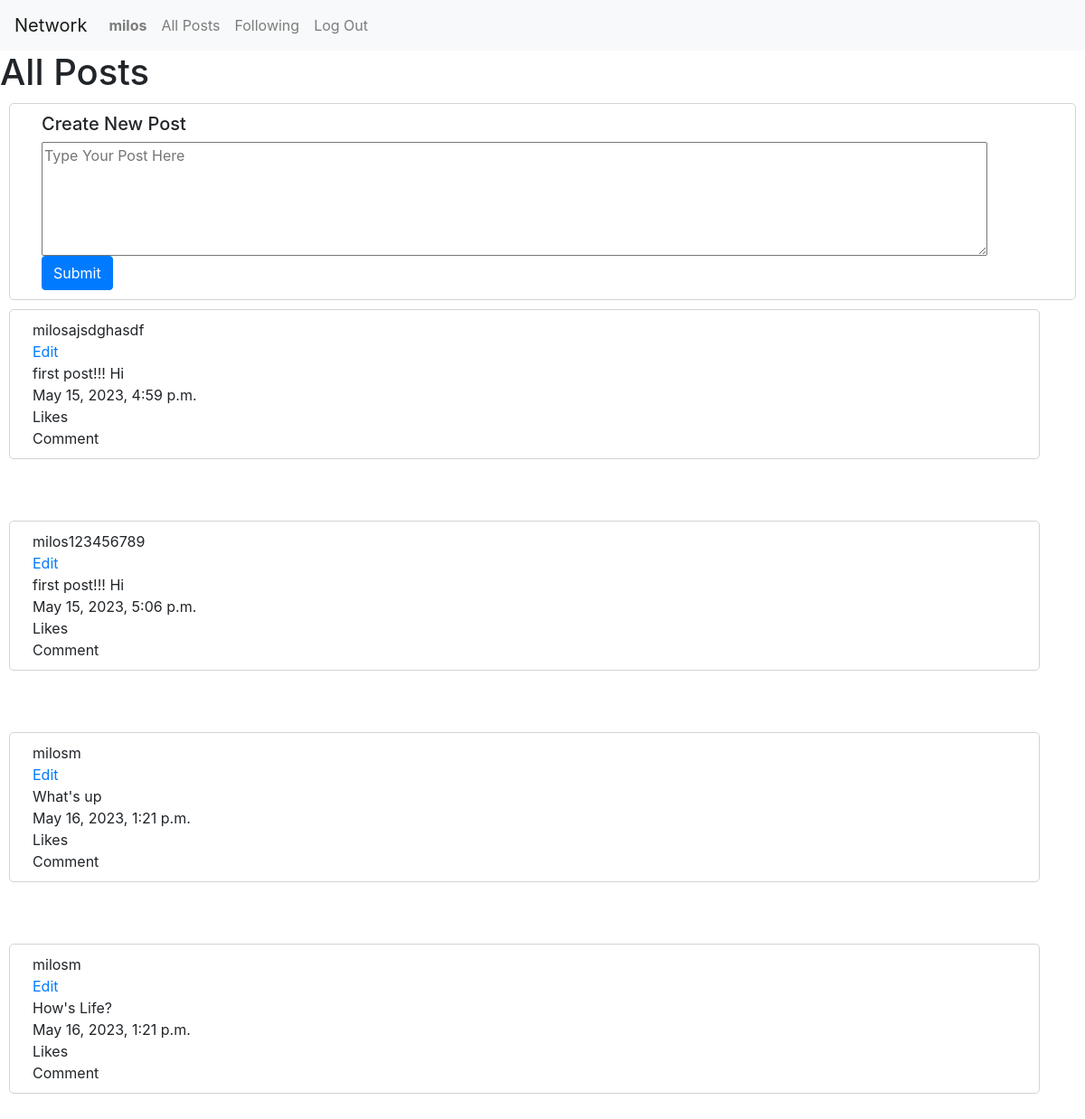
/ (signed in), run on the app's committed database.
### network/models.py (models this page shows)
class User(AbstractUser):
    pass

class Post(models.Model):
    creator = models.ForeignKey(User, on_delete=models.CASCADE)
    content = models.CharField(max_length=512)
    datetime = models.DateTimeField(default=datetime.now())

### network/views.py (the view)
# urls.py: path("", views.index, name="index"),
def index(request):
    posts = Post.objects.all()
    return render(request, "network/index.html", {"posts":posts})

### network/templates/network/index.html
{% extends "network/layout.html" %}
{% block body %}
    <h1>All Posts</h1>
    <div id = "post">
        <form id="compose-form">
            <div class="form-row">
                <h5>Create New Post</h5>
            </div>
            <div class="form-row">
                <textarea type="text" cols="100" rows="5" placeholder="Type Your Post Here"></textarea>
            </div>
            <div class="form-row">
                <input type="submit" class="btn btn-primary" Post>
            </div>
        </form>
    </div>
    {% include "network/postLayout.html" %}
{% endblock %}

### network/templates/network/layout.html (shortened to what this page needs)
{% load static %}
<!DOCTYPE html>
<html lang="en">
    <head>
        <link rel="stylesheet" href="https://stackpath.bootstrapcdn.com/bootstrap/4.4.1/css/bootstrap.min.css">
        <link href="{% static 'network/styles.css' %}" rel="stylesheet">
    </head>
    <body>
        <nav class="navbar navbar-expand-lg navbar-light bg-light">
            <a class="navbar-brand" href="#">Network</a>
            <div>
              <ul class="navbar-nav mr-auto">
                {% if user.is_authenticated %}
                    <li class="nav-item">
                        <a class="nav-link" href="{% url 'profile' %}"><strong>{{ user.username }}</strong></a>
                    </li>
                {% endif %}
                <li class="nav-item">
                  <a class="nav-link" href="{% url 'index' %}">All Posts</a>
                </li>
                {% if user.is_authenticated %}
                    <li class="nav-item">
                        <a class="nav-link" href="{% url 'following' %}">Following</a>
                    </li>
                    <li class="nav-item">
                        <a class="nav-link" href="{% url 'logout' %}">Log Out</a>
                    </li>
                {% endif %}
              </ul>
            </div>
          </nav>
        <div class="body">
            {% block body %}
            {% endblock %}
        </div>
    </body>
</html>

### network/templates/network/postLayout.html
{% for post in posts %}
    <div class="container" id="post">
        <div class="row" >
            {{post.creator.username}}
        </div>
        <div class="row" >
            <a href="">Edit</a>
        </div>
        <div class="row" >
            {{post.content}}
        </div>
        <div class="row" >
            {{post.datetime}}
        </div>
        <div class="row" >
            Likes
        </div>
        <div class="row" >
            Comment
        </div>
    </div>
    <br>
    <br>
{% endfor %}

### network/static/network/styles.css (style rules this page uses)
#post { border-style: solid !important; border-color: #d3d3d3 !important; background-color: white !important; border-width: thin !important; border-radius:5px !important; padding:10px; margin:10px; padding-left: 40px; }

### data on the page
User: username "milos"
Post: creator.username "milosajsdghasdf", content "first post!!! Hi", datetime "May 15, 2023, 4:59 p.m."
Post: creator.username "milos123456789", content "first post!!! Hi", datetime "May 15, 2023, 5:06 p.m."
Post: creator.username "milosm", content "What's up", datetime "May 16, 2023, 1:21 p.m."
Post: creator.username "milosm", content "How's Life?", datetime "May 16, 2023, 1:21 p.m."
